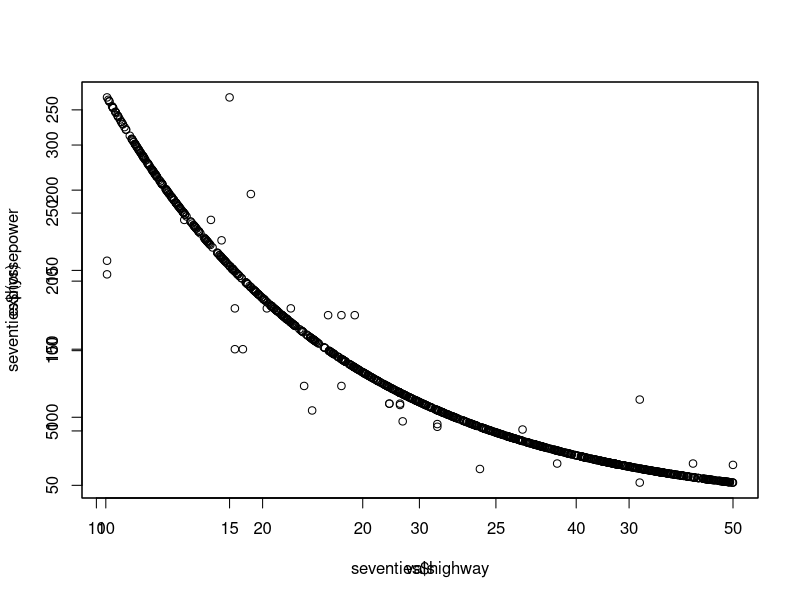
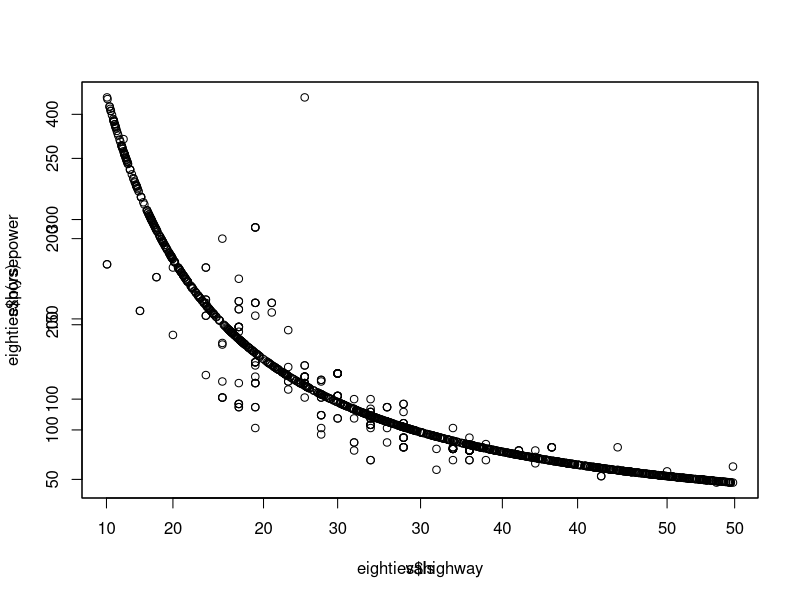

The R script that drew these images, in order:
## ---- chunk 1
eighties = read.csv('80s_alone.csv')
head(eighties)
eighties_mod = lm(horsepower ~ size, data = eighties)
summary(eighties_mod)
## ---- chunk 2
seventies = read.csv('70s_alone.csv')
head(seventies)
seventies_mod = lm(horsepower ~ size, data = seventies)
summary(seventies_mod)
## ---- chunk 3

seventies_mpg_mod = lm(log(horsepower) ~ highway, data = seventies)
summary(seventies_mpg_mod)

vals = runif(1000, 10, 50)

ys = predict(seventies_mpg_mod, newdata = data.frame(highway = vals))
plot(seventies$horsepower ~ seventies$highway)
par(new=TRUE)
plot(vals, exp(ys))

## ---- chunk 4
nthroot = function(x,n) {
  (abs(x)^(1/n))*sign(x)
}

eighties_mpg_mod = lm(log(horsepower) ~   log(highway) , data = eighties)
summary(eighties_mpg_mod)

vals = runif(1000, 10, 50)

ys = predict(eighties_mpg_mod, newdata = data.frame(highway = vals))
plot(eighties$horsepower ~ eighties$highway)
par(new=TRUE)
plot(vals, exp(ys))
